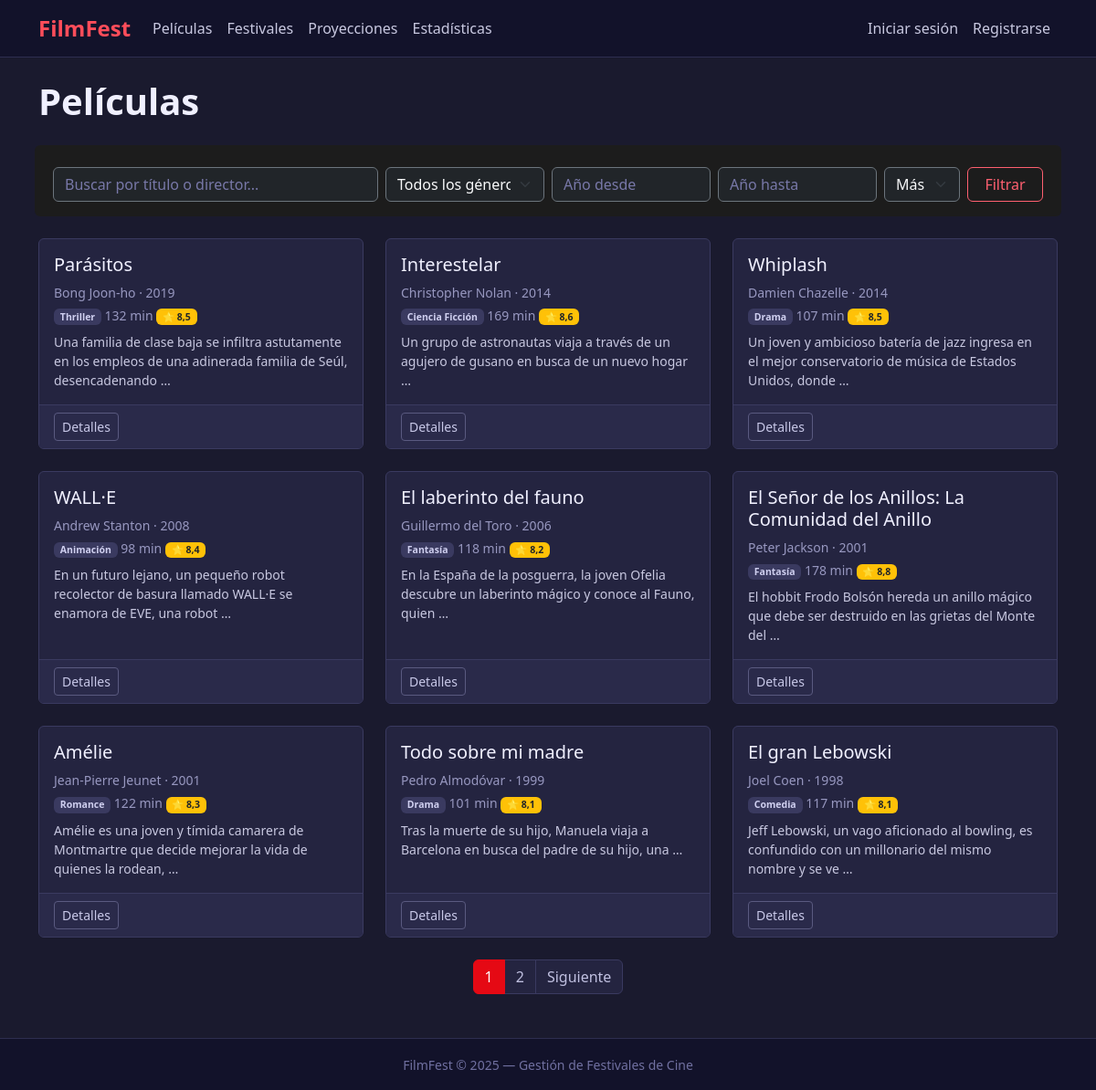
Page /peliculas/ on the committed database.
### festival/models.py (models this page shows, shortened)
class Pelicula(models.Model):
    titulo = models.CharField(
        max_length=200,
        verbose_name='Título'
    )
    director = models.CharField(
        max_length=150,
        verbose_name='Director/a'
    )
    anio = models.IntegerField(
        verbose_name='Año de estreno',
        validators=[validar_anio]
    )
    duracion_minutos = models.PositiveIntegerField(
        verbose_name='Duración (minutos)'
    )
    genero = models.CharField(
        max_length=30,
        choices=GENEROS,
        verbose_name='Género'
    )
    sinopsis = models.TextField(
        max_length=1000,
        verbose_name='Sinopsis'
    )
    puntuacion = models.DecimalField(
        max_digits=3,
        decimal_places=1,
        null=True,
        blank=True,
        verbose_name='Puntuación (0-10)',
        validators=[validar_puntuacion]
    )
    poster_url = models.URLField(
        blank=True,
        verbose_name='URL del póster'
    )
    creada_por = models.ForeignKey(
        User,
        on_delete=models.SET_NULL,
        null=True,
        related_name='peliculas'
    )
    class Meta:
        verbose_name = 'Película'
        verbose_name_plural = 'Películas'
        ordering = ['-anio', 'titulo']

### festival/views.py (the view)
# urls.py: path('peliculas/', views.lista_peliculas, name='lista_peliculas'),
def lista_peliculas(request):
    peliculas = Pelicula.objects.all()
    q = request.GET.get('q', '')
    genero = request.GET.get('genero', '')
    anio_desde = request.GET.get('anio_desde', '')
    anio_hasta = request.GET.get('anio_hasta', '')
    if q:
        peliculas = peliculas.filter(
            Q(titulo__icontains=q) | Q(director__icontains=q)
        )
    if genero:
        peliculas = peliculas.filter(genero=genero)
    if anio_desde:
        peliculas = peliculas.filter(anio__gte=anio_desde)
    if anio_hasta:
        peliculas = peliculas.filter(anio__lte=anio_hasta)
    orden = request.GET.get('orden', '-anio')
    opciones_orden = ['-anio', 'anio', 'titulo', '-titulo', '-puntuacion', 'puntuacion']
    if orden in opciones_orden:
        peliculas = peliculas.order_by(orden)
    paginator = Paginator(peliculas, 9)
    page_number = request.GET.get('page')
    page_obj = paginator.get_page(page_number)
    from .models import GENEROS
    return render(request, 'festival/pelicula_list.html', {
        'page_obj': page_obj,
        'generos': GENEROS,
        'q': q,
        'genero': genero,
        'orden': orden,
    })

### festival/templates/festival/pelicula_list.html (shortened to what this page needs)
{% extends 'base.html' %}
{% block content %}
<div class="d-flex justify-content-between align-items-center mb-4">
    <h1 class="fw-bold">Películas</h1>
</div>
<form method="get" class="row g-2 mb-4 p-3 rounded" style="background:#1c1c1c;">
    <div class="col-md-4">
        <input type="text" name="q" value="{{ q }}" class="form-control bg-dark text-light border-secondary" placeholder="Buscar por título o director...">
    </div>
    <div class="col-md-2">
        <select name="genero" class="form-select bg-dark text-light border-secondary">
            <option value="">Todos los géneros</option>
        </select>
    </div>
    <div class="col-md-2">
        <input type="number" name="anio_desde" value="{{ request.GET.anio_desde }}" class="form-control bg-dark text-light border-secondary" placeholder="Año desde">
    </div>
    <div class="col-md-2">
        <input type="number" name="anio_hasta" value="{{ request.GET.anio_hasta }}" class="form-control bg-dark text-light border-secondary" placeholder="Año hasta">
    </div>
    <div class="col-md-1">
        <select name="orden" class="form-select bg-dark text-light border-secondary">
            <option value="-anio" {% if orden == '-anio' %}selected{% endif %}>Más reciente</option>
        </select>
    </div>
    <div class="col-md-1">
        <button type="submit" class="btn btn-outline-danger w-100">Filtrar</button>
    </div>
</form>
<div class="row row-cols-1 row-cols-md-3 g-4">
    {% for pelicula in page_obj %}
    <div class="col">
        <div class="card h-100">
            <div class="card-body">
                <h5 class="card-title">{{ pelicula.titulo }}</h5>
                <p class="text-muted small mb-1">{{ pelicula.director }} · {{ pelicula.anio }}</p>
                <p class="small mb-2">
                    <span class="badge bg-secondary">{{ pelicula.get_genero_display }}</span>
                    <span class="text-muted">{{ pelicula.duracion_minutos }} min</span>
                    {% if pelicula.puntuacion %}
                    <span class="badge bg-warning text-dark">⭐ {{ pelicula.puntuacion }}</span>
                    {% endif %}
                </p>
                <p class="card-text small">{{ pelicula.sinopsis|truncatewords:18 }}</p>
            </div>
            <div class="card-footer d-flex gap-2">
                <a href="{% url 'detalle_pelicula' pelicula.pk %}" class="btn btn-sm btn-outline-light">Detalles</a>
            </div>
        </div>
    </div>
    {% empty %}
    <div class="col-12">
        <p class="text-muted">No se han encontrado películas con esos criterios.</p>
    </div>
    {% endfor %}
</div>
{% if page_obj.has_other_pages %}
<nav class="mt-4">
    <ul class="pagination justify-content-center">
        {% for num in page_obj.paginator.page_range %}
        <li class="page-item {% if num == page_obj.number %}active{% endif %}">
            <a class="page-link bg-dark border-secondary {% if num == page_obj.number %}text-white{% else %}text-light{% endif %}" href="?page={{ num }}&q={{ q }}&genero={{ genero }}&orden={{ orden }}">{{ num }}</a>
        </li>
        {% endfor %}
        {% if page_obj.has_next %}
        <li class="page-item"><a class="page-link bg-dark text-light border-secondary" href="?page={{ page_obj.next_page_number }}&q={{ q }}&genero={{ genero }}&orden={{ orden }}">Siguiente</a></li>
        {% endif %}
    </ul>
</nav>
{% endif %}
{% endblock %}

### festival/templates/base.html (style rules this page uses)
body { background-color: #1a1a2e; color: #e8e8f0; }
.card { background-color: #242440; border: 1px solid #3a3a60; color: #e8e8f0; }
.card-footer { background-color: #2a2a4a !important; border-top: 1px solid #3a3a60 !important; }
.text-muted { color: #9898c0 !important; }
h1, h2, h3, h4, h5, h6 { color: #f0f0ff; }
p, li, td, th, label { color: #d0d0e8; }
.card-title { color: #f0f0ff !important; }
.card-text { color: #c8c8e0 !important; }
.badge.bg-secondary { background-color: #3a3a60 !important; color: #d0d0f0 !important; }
.btn-outline-light { color: #c8c8e8; border-color: #5a5a80; }
.btn-outline-danger { color: #ff6070; border-color: #ff6070; }
input, select, textarea { background-color: #2a2a4a !important; color: #e8e8f0 !important; border-color: #4a4a70 !important; }
input::placeholder, textarea::placeholder { color: #7878a8 !important; }
.form-select option { background-color: #2a2a4a; color: #e8e8f0; }
.page-link { background-color: #242440 !important; border-color: #3a3a60 !important; color: #c0c0e0 !important; }
.page-item.active .page-link { background-color: #e50914 !important; border-color: #e50914 !important; color: #fff !important; }

### rows in the picture
Pelicula: titulo "Parásitos", director "Bong Joon-ho", anio "2019", genero "Thriller", duracion_minutos "132", puntuacion "8,5", sinopsis "Una familia de clase baja se infiltra astutamente en los empleos de una adinerada familia de Seúl, desencadenando …"
Pelicula: titulo "Interestelar", director "Christopher Nolan", anio "2014", genero "Ciencia Ficción", duracion_minutos "169", puntuacion "8,6", sinopsis "Un grupo de astronautas viaja a través de un agujero de gusano en busca de un nuevo hogar …"
Pelicula: titulo "Whiplash", director "Damien Chazelle", anio "2014", genero "Drama", duracion_minutos "107", puntuacion "8,5", sinopsis "Un joven y ambicioso batería de jazz ingresa en el mejor conservatorio de música de Estados Unidos, donde …"
Pelicula: titulo "WALL·E", director "Andrew Stanton", anio "2008", genero "Animación", duracion_minutos "98", puntuacion "8,4", sinopsis "En un futuro lejano, un pequeño robot recolector de basura llamado WALL·E se enamora de EVE, una robot …"
Pelicula: titulo "El laberinto del fauno", director "Guillermo del Toro", anio "2006", genero "Fantasía", duracion_minutos "118", puntuacion "8,2", sinopsis "En la España de la posguerra, la joven Ofelia descubre un laberinto mágico y conoce al Fauno, quien …"
Pelicula: titulo "El Señor de los Anillos: La Comunidad del Anillo", director "Peter Jackson", anio "2001", genero "Fantasía", duracion_minutos "178", puntuacion "8,8", sinopsis "El hobbit Frodo Bolsón hereda un anillo mágico que debe ser destruido en las grietas del Monte del …"
Pelicula: titulo "Amélie", director "Jean-Pierre Jeunet", anio "2001", genero "Romance", duracion_minutos "122", puntuacion "8,3", sinopsis "Amélie es una joven y tímida camarera de Montmartre que decide mejorar la vida de quienes la rodean, …"
Pelicula: titulo "Todo sobre mi madre", director "Pedro Almodóvar", anio "1999", genero "Drama", duracion_minutos "101", puntuacion "8,1", sinopsis "Tras la muerte de su hijo, Manuela viaja a Barcelona en busca del padre de su hijo, una …"
Pelicula: titulo "El gran Lebowski", director "Joel Coen", anio "1998", genero "Comedia", duracion_minutos "117", puntuacion "8,1", sinopsis "Jeff Lebowski, un vago aficionado al bowling, es confundido con un millonario del mismo nombre y se ve …"

### other values in the picture
{{ num }} "1" "2"
